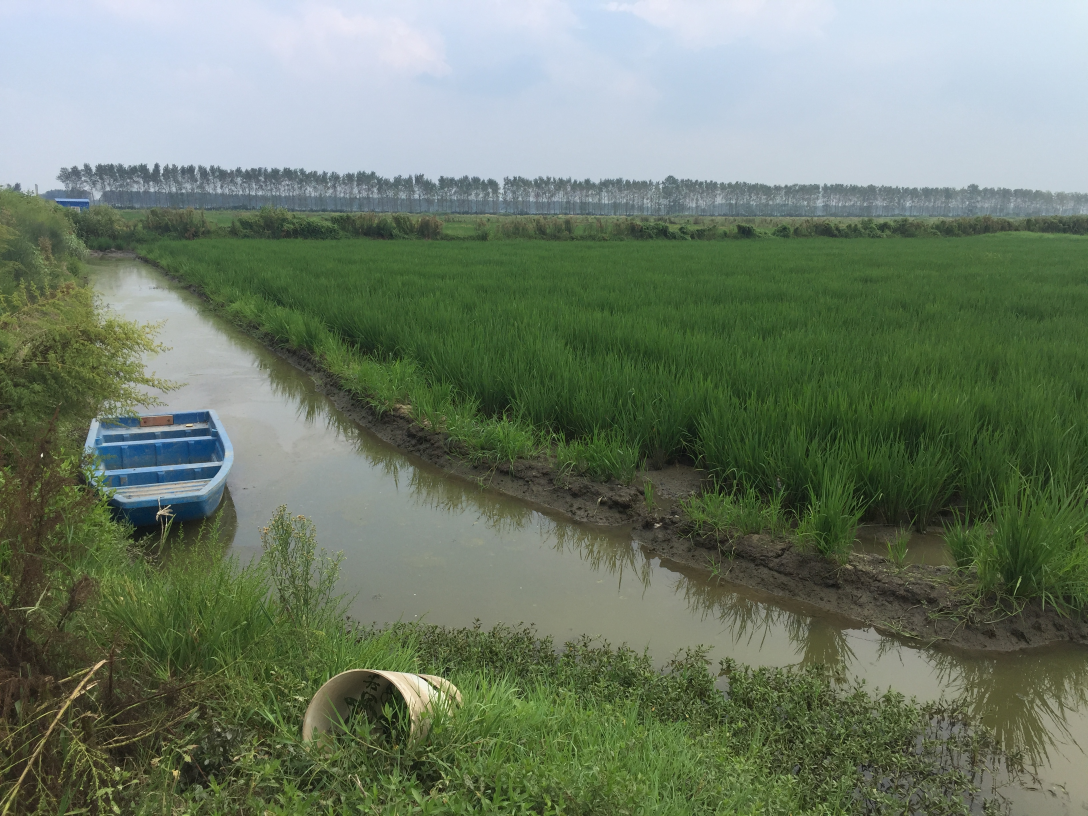
#> input picture Image/CrayfishRice.jpg, 3264 x 2448 px (shown at 1/3 size)
$ python OpenCV_RasterShow.py
#> lines starting #> are read from the running program, lines starting #| are printed output that depends on the picture; after the words box and inside, x2 and y2 are one past the last pixel; in counts of white or black regions, pixels touching at a corner belong together
#coding:utf-8
import cv2,os
import numpy as np
from matplotlib import pyplot as plt

#用来正常显示中文标签
plt.rcParams['font.sans-serif']=['SimHei']
plt.rcParams['font.sans-serif']=['Times New Roman']
plt.rcParams['axes.unicode_minus'] = False# 显示负号
plt.rcParams['figure.dpi'] = 100 #分辨率

#图片基本信息获取及不同效果显示
# [26 lines left out: function cvshowbasicimg, not called in this run]

#图像轮廓提取
def CV_findContours(img):
#> called with img = 'CrayfishRice.jpg'
    image = cv2.imread(img)
#> image is the input picture: shape (2448, 3264, 3); mean B, G, R 104.7, 124.1, 110
    image = cv2.resize(image, None, fx=0.3, fy=0.3)    #为了完整显示，缩小一倍
#> image: shape (734, 979, 3)
    print(image)
#> (printed output is left out)

    fig = plt.gcf()                                  #分通道显示图片
    fig.set_size_inches(10, 15)

    plt.subplot(221)
    plt.imshow(np.flip(image, axis=2))
    plt.axis('off')
    plt.title('Image')

    #ShaHu.png
    #BGR = np.array([60,65,65])
    #CrayfishRice.jpg,水体
    #BGR = np.array([122,141,140])
    #水稻
    BGR = np.array([48,93,65])
    upper = BGR + 15
    lower = BGR - 15
    mask = cv2.inRange(image,lower,upper)
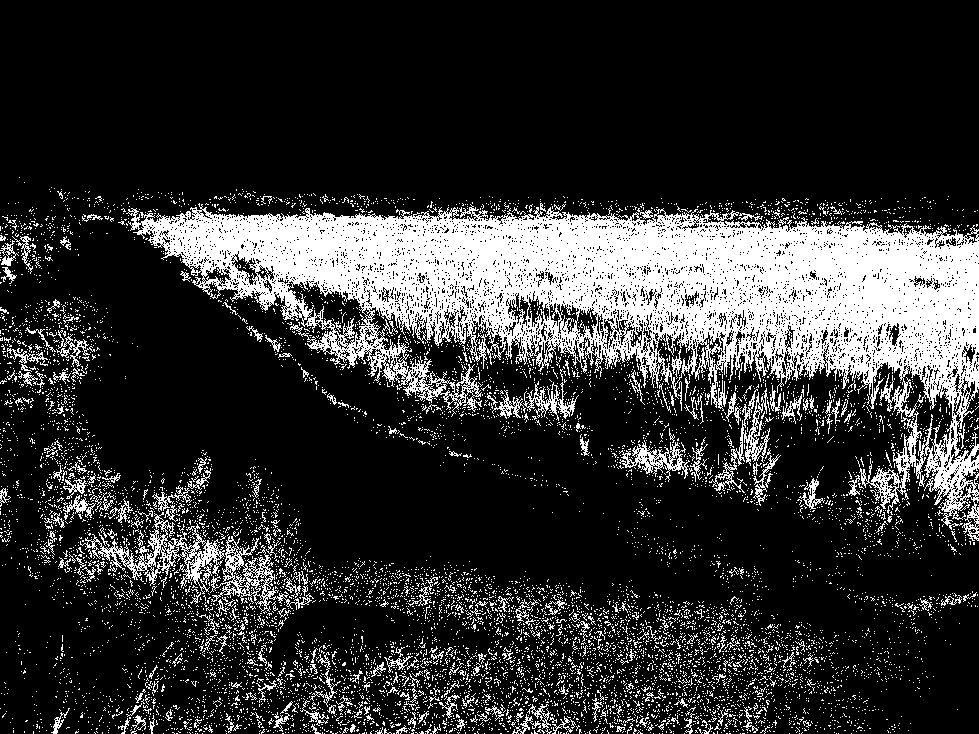
#> mask: shape (734, 979); 19.8% white; 9497 white regions (9221 under 20 px)
    #cv2.imshow("Mask",mask)

    plt.subplot(222)
    plt.imshow(mask, cmap='gray')
    plt.axis('off')
    plt.title('Mask')

    #使用cv2.findContours()函数对mask图片提取轮廓，并调用cv2.drawContour()把轮廓叠加在原始图像
    contours,hicrarchy = cv2.findContours(mask.copy(),cv2.RETR_EXTERNAL,cv2.CHAIN_APPROX_SIMPLE)
#> contours = 9346 contours, 9244 with area under 20; largest, box (x1, y1, x2, y2) and area: (126, 203, 979, 541) 113598, (80, 512, 225, 594) 2618, (210, 536, 314, 612) 1952, (709, 388, 770, 493) 1062, (619, 440, 690, 482) 882
    print("number of contours:%d" %(len(contours)))
#| number of contours:9346
    alllakesImage = image.copy()
    cv2.drawContours(alllakesImage,contours,-1,(0,0,255),2)
    #cv2.imshow("Image of All Lake",alllakesImage)

    plt.subplot(223)
    plt.imshow(alllakesImage)
    plt.axis('off')
    plt.title('All Contours')

    #在获取的轮廓结果图中我们可以看到，存在众多的细小板块，统计结果显示number of contours，
    # #其中contours.sort(key=len,reverse=True)可以对细小斑块的面积进行排序
    theLargestLake = image.copy()
    contours.sort(key=len,reverse=True)
    #显示第一和第二大的轮廓线
    cv2.drawContours(theLargestLake,[contours[0]],-1,(0,0,255),2)
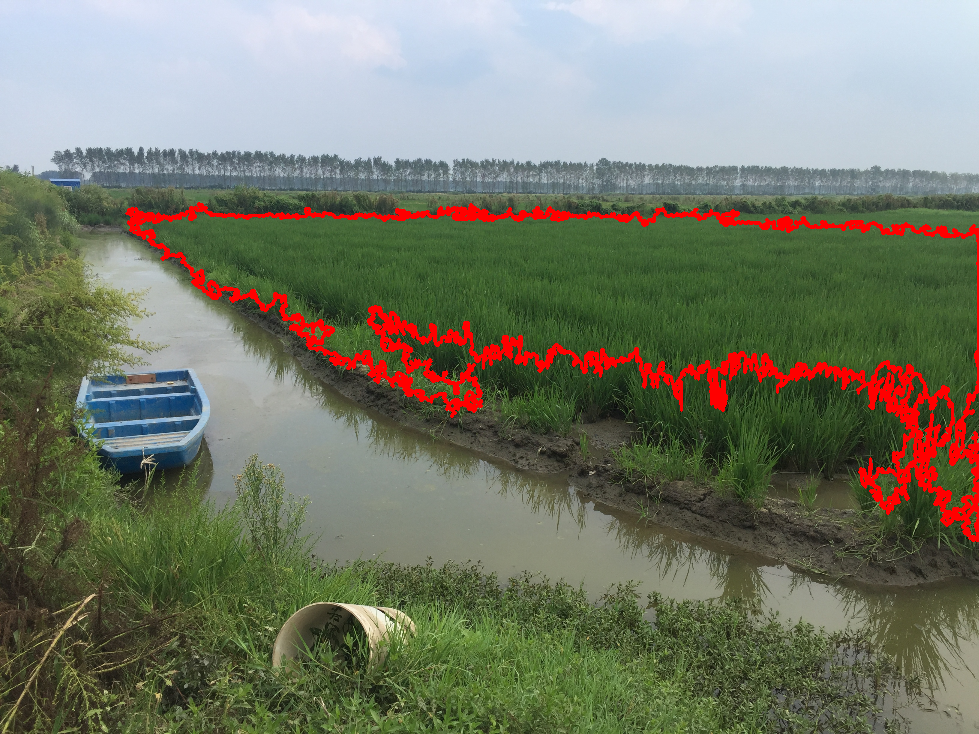
#> theLargestLake: shape (734, 979, 3); mean B, G, R 103, 120.9, 117
    #cv2.imshow("Image of the Largest Lake",theLargestLake)

    plt.subplot(224)
    plt.imshow(theLargestLake)
    plt.axis('off')
    plt.title('Big Contours')

    plt.show()
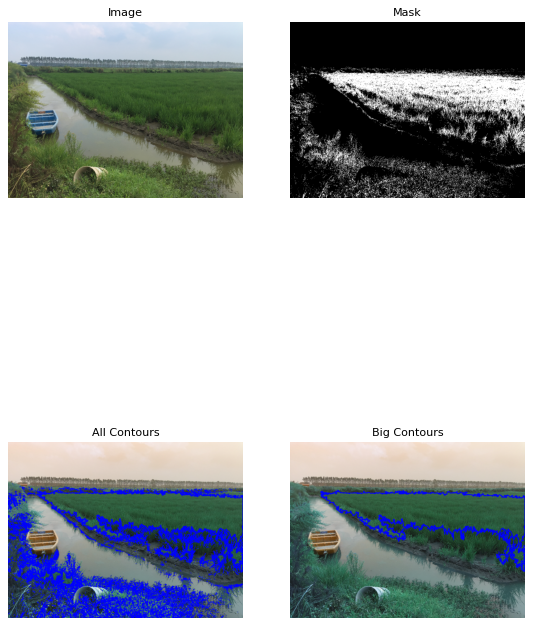
#> figure drawn by matplotlib, 4 panels; B, G, R data is drawn as R, G, B
    #cv2.waitKey(0)#代表由手动确定下一步操作，否则会出现显示图像一闪而过的情况，或是出现图像无响应的情况
    #cv2.destroyAllWindows()#销毁内存

#灰度图直方图
# [69 lines left out: functions getGrayHist, getRGBHist, not called in this run]

#获取RGB三个通道的直方图并绘制到一张图里
def getRGBHistOnebyOne(img):
#> called with img = 'CrayfishRice.jpg'
    img_bgr = cv2.imread(img, cv2.IMREAD_COLOR) #OpenCV读取颜色顺序：BRG
    img_b = img_bgr[..., 0]
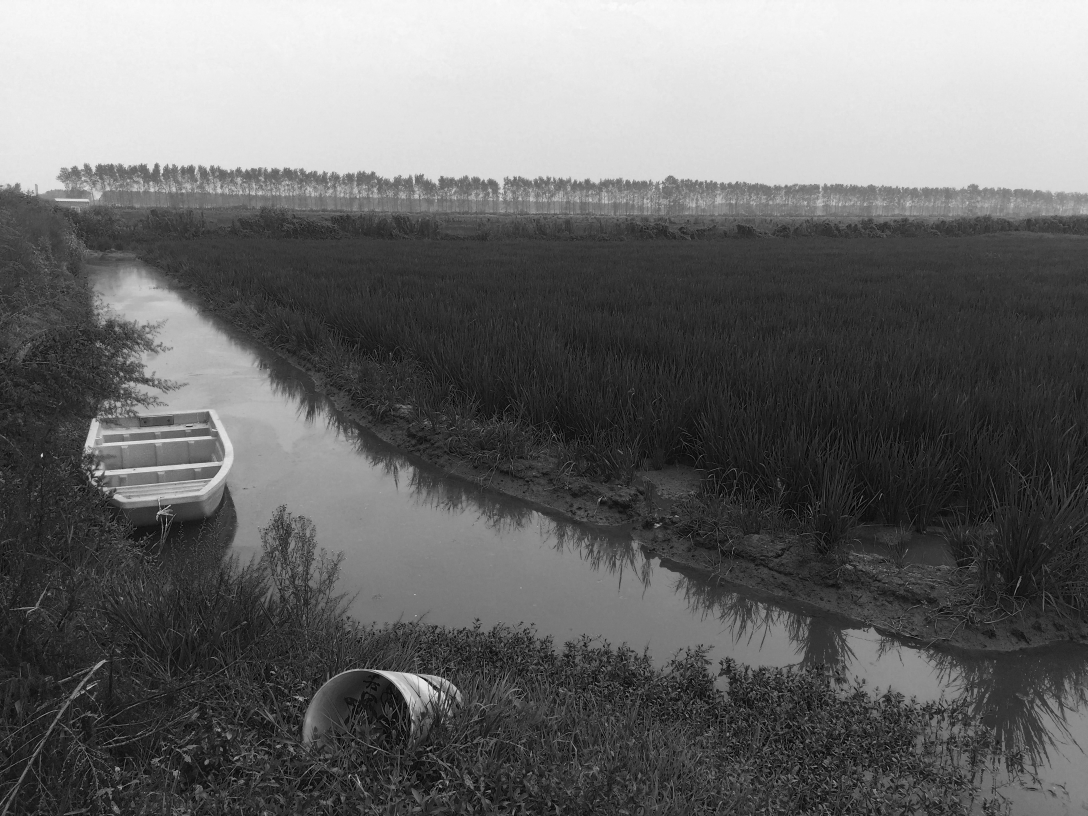
#> img_b: shape (2448, 3264) (shown at 1/3 size); min 0, max 255, mean 104.7
    img_g = img_bgr[..., 1]
    img_r = img_bgr[..., 2]
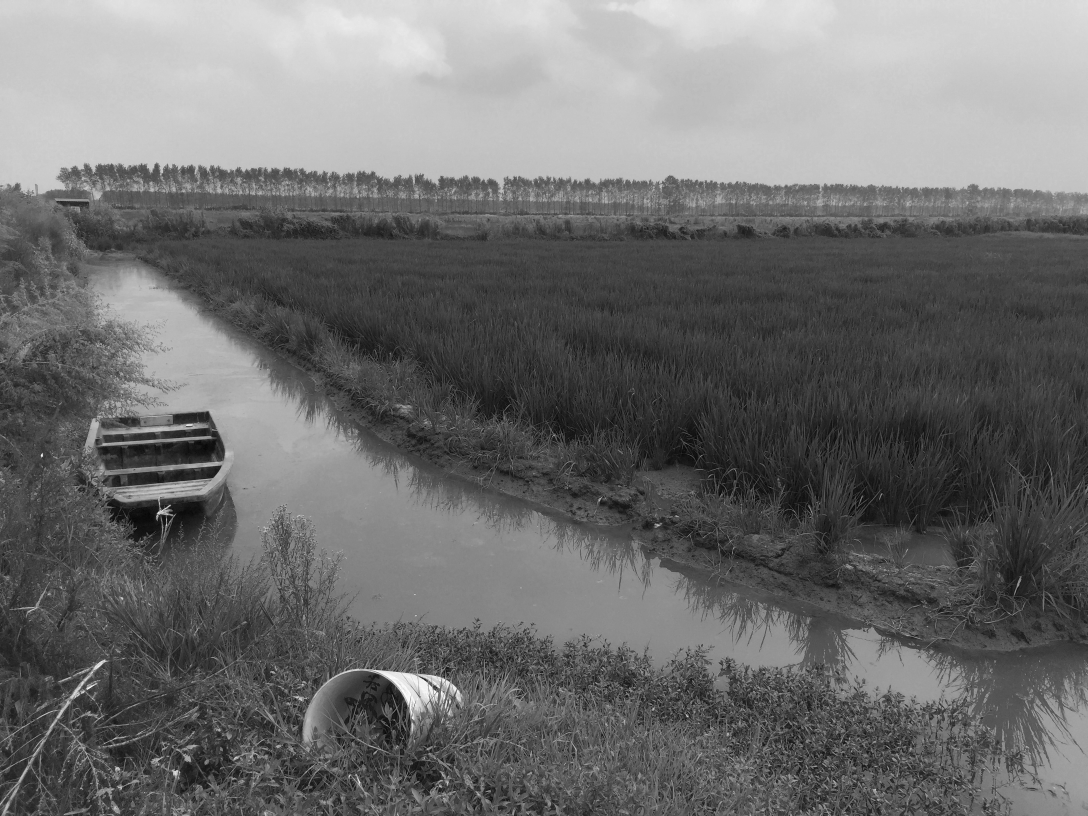
#> img_r: shape (2448, 3264) (shown at 1/3 size); min 0, max 255, mean 110

    # 按R、G、B三个通道分别计算颜色直方图
    b_hist = cv2.calcHist([img_bgr], [0], None, [256], [0, 256])
#> b_hist = 256 values, max 112744 at index 50, min 2 at index 254, mean 31212
    g_hist = cv2.calcHist([img_bgr], [1], None, [256], [0, 256])
#> g_hist = 256 values, max 103869 at index 209, min 0 at index 0, mean 31212
    r_hist = cv2.calcHist([img_bgr], [2], None, [256], [0, 256])
#> r_hist = 256 values, max 114950 at index 198, min 55 at index 254, mean 31212

    fig = plt.gcf()                                  #分通道显示图片
    fig.set_size_inches(10, 15)

    plt.subplot(241)
    plt.imshow(np.flip(img_bgr, axis=2))             #展平图像数组并显示
    plt.axis('off')
    plt.title('Image')

    plt.subplot(242)
    plt.imshow(img_r, cmap='gray')
    plt.axis('off')
    plt.title('R')

    plt.subplot(243)
    plt.imshow(img_g, cmap='gray')
    plt.axis('off')
    plt.title('G')

    plt.subplot(244)
    plt.imshow(img_b, cmap='gray')
    plt.axis('off')
    plt.title('B')

    plt.subplot(245)
    # 显示3个通道的颜色直方图
    plt.plot(b_hist, label='B', color='blue')
    plt.plot(g_hist, label='G', color='green')
    plt.plot(r_hist, label='R', color='red')
    plt.legend(loc='best')
    plt.xlim([0, 256])

    plt.subplot(246)
    # 显示单个通道的颜色直方图
    plt.plot(r_hist, label='R', color='red')
    plt.legend(loc='best')
    plt.xlim([0, 256])

    plt.subplot(247)
    # 显示1个通道的颜色直方图
    plt.plot(g_hist, label='G', color='green')
    plt.legend(loc='best')
    plt.xlim([0, 256])

    plt.subplot(248)
    # 显示1个通道的颜色直方图
    plt.plot(b_hist, label='B', color='blue')
    plt.legend(loc='best')
    plt.xlim([0, 256])

    plt.show()
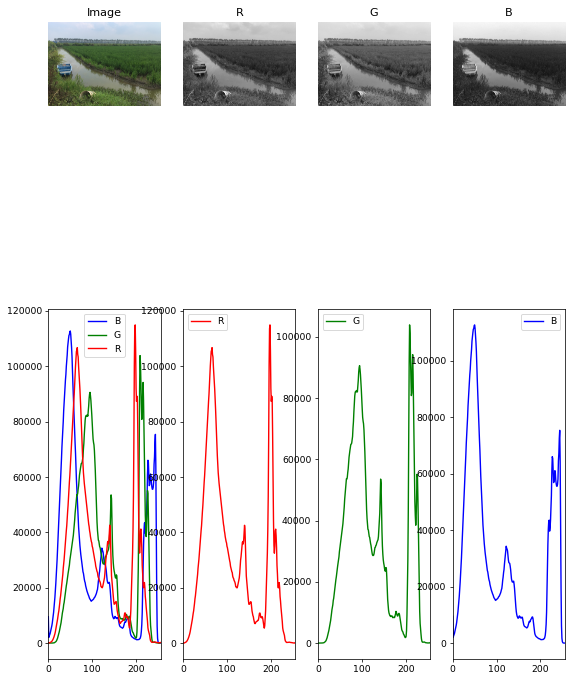
#> figure drawn by matplotlib, 8 panels; panel 5: curve peaks at x = 50, y = 112744; panel 5: curve peaks at x = 209, y = 103869; panel 5: curve peaks at x = 198, y = 114950; panel 6: curve peaks at x = 198, y = 114950


if __name__=='__main__':
    #获取工程根目录的路径
    rootPath = os.path.abspath(os.path.dirname(os.path.dirname(__file__)))
    #print('rootPath:'+rootPath)
    #数据文件路径
    dataPath = os.path.abspath(rootPath + r'\Image')
    #print('dataPath:'+dataPath)
    #切换目录
    os.chdir(dataPath)
    #SHP文件路径
    imgFile ="CrayfishRice.jpg"
    #cvshowbasicimg(imgFile)
    CV_findContours(imgFile)
    #getGrayHist(imgFile)
    #getRGBHist(imgFile)
    getRGBHistOnebyOne(imgFile)
